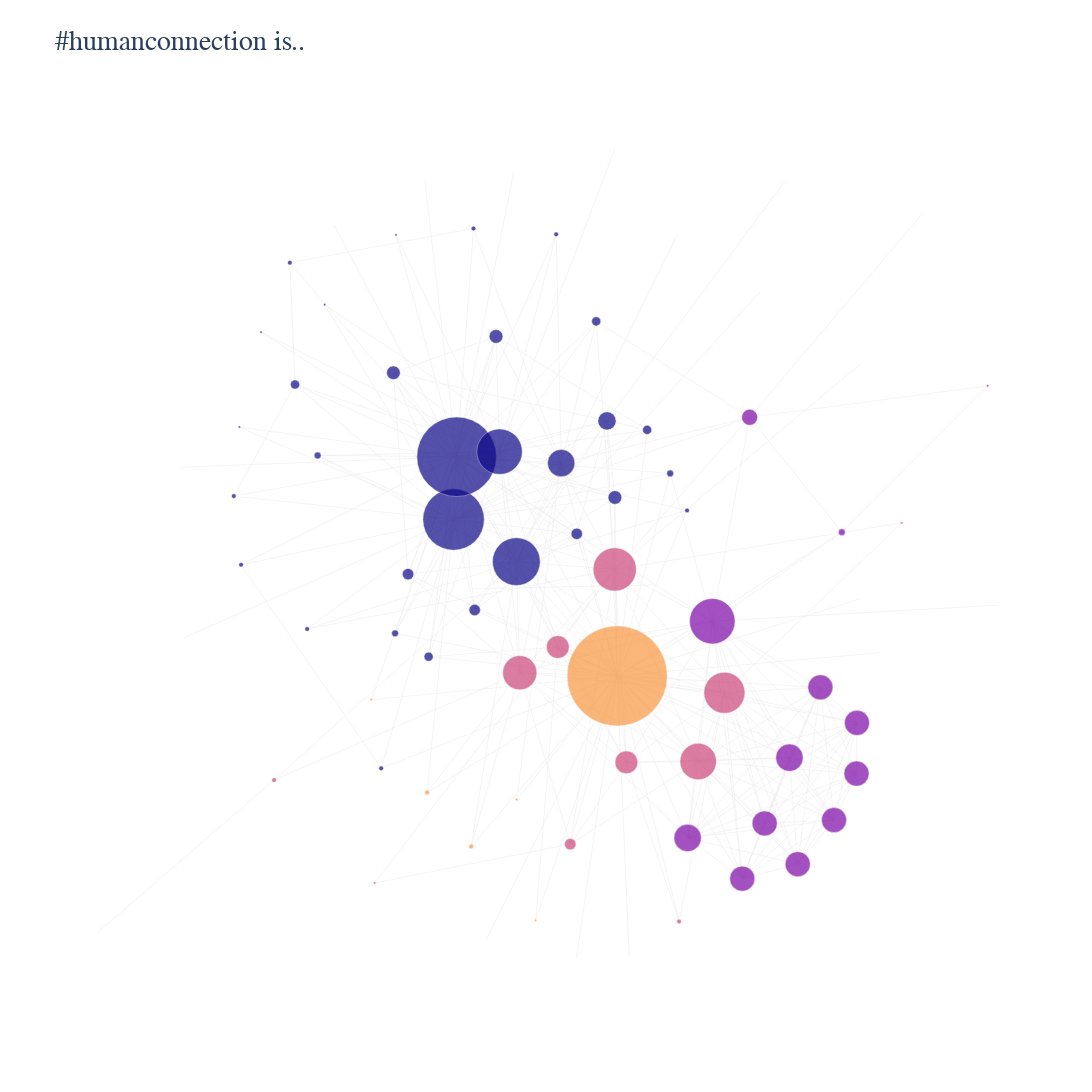

Source (notebook cell):
### Code cell
hc.plotGraph(sizing=100,community_plot=True)
